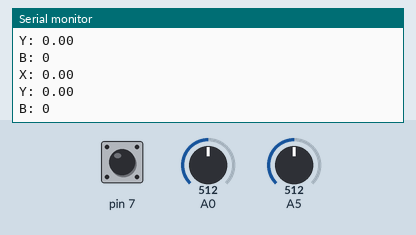
The sketch below on a simulated Arduino Uno, built with avr-gcc and run on an emulated ATmega328P. On the bench: the last lines printed to the serial monitor. Inputs (shaded band) come from the test bench; at power-on: A0 = 512, A5 = 512, pin 7 HIGH.

Above: at 1.2 s.
1.3 s: A0 set to 716
At 1.4 s:
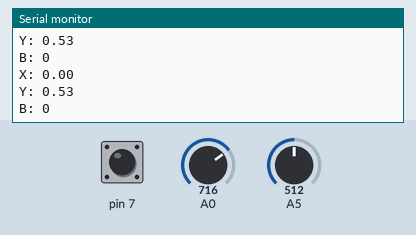
2.8 s: A5 set to 716
At 2.84 s:
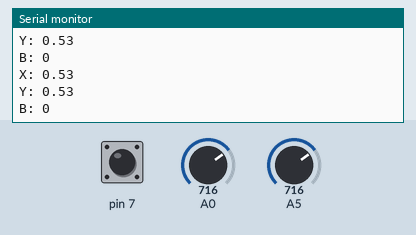
4.3 s: pin 7 pulled LOW for 0.15 s
At 4.38 s:
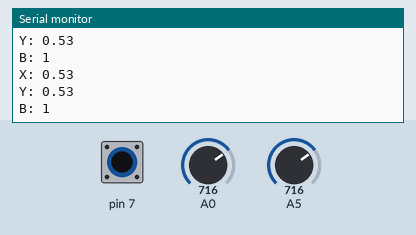
5.9 s: A0 set to 900
At 5.92 s:
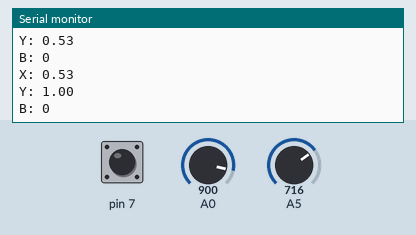
7.4 s: A5 set to 900
At 7.46 s:
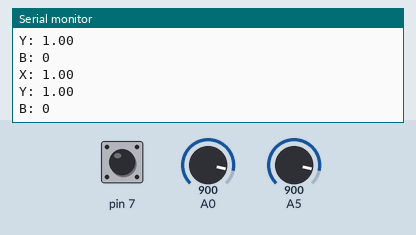
Timing chart, 0 to 9.9 s (numbered marks = the images above; inputs shaded):
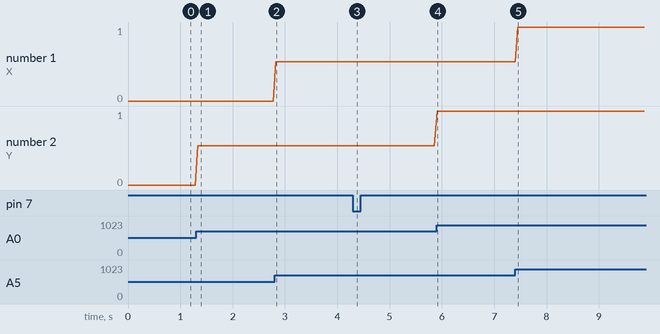

The sketch:

Joystick.ino
```cpp
#include "SimpleJoystick.h"

PushJoystick* stick;

void setup() {
  stick = new PushJoystick(5, 0, 7);
  stick->Calibrate();

  Serial.begin(115200);
  Serial.println("-------Starting Joystick Serial Terminal-------");
}

void loop() {

  Serial.print("\nX: ");
  Serial.println(stick->GetX());
  Serial.print("Y: ");
  Serial.println(stick->GetY());
  Serial.print("B: ");
  Serial.println(stick->GetSwitch());;

  delay(50);
}
```

SimpleJoystick.cpp
```cpp
#include "SimpleJoystick.h"

Joystick::Joystick(uint32_t xIn, uint32_t yIn) {
  kXIn = xIn;
  kYIn = yIn;

  centerX = analogRead(kXIn);
  centerY = analogRead(kYIn);
}

void Joystick::Calibrate() {
  centerX = GetRawX();
  centerY = GetRawY();
}

float Joystick::GetX() {
  float toReturn = GetRawX(); //Initial cast of raw to float

  //-----------------------------------<MIN/MAX_CHECK>-----------------------------------//
  if (toReturn > kMaxX) { //If we have found a new max
    kMaxX = toReturn; //Change the recorded max
  }
  if (toReturn < kMinX) { //If we have found a new min
    kMinX = toReturn; //Change the recorded min
  }
  //---------------------------------<END MIN/MAX_CHECK>---------------------------------//

  //-----------------------------------<CAST_TO_RANGE>-----------------------------------//
  if (toReturn < centerX) { //If in the negative sector
    toReturn = fMap(toReturn, kMinX, centerX, -1, 0);
    //Cast the raw data [kMinX, centerX] to the expected range [-1, 0]
  }
  else { //Otherwise (if in the positive sector)
    toReturn = fMap(toReturn, centerX, kMaxX, 0, 1);
    //Map the raw data [centerX, kMaxX] to the expected range [0, 1]
  }
  //---------------------------------<END CAST_TO_RANGE>---------------------------------//

  return toReturn;
}

float Joystick::GetY() {
 float toReturn = GetRawY(); //Initial cast of raw to float

  //-----------------------------------<MIN/MAX_CHECK>-----------------------------------//
  if (toReturn > kMaxY) { //If we have found a new max
    kMaxY = toReturn; //Change the recorded max
  }
  if (toReturn < kMinY) { //If we have found a new min
    kMinY = toReturn; //Change the recorded min
  }
  //---------------------------------<END MIN/MAX_CHECK>---------------------------------//

  //-----------------------------------<CAST_TO_RANGE>-----------------------------------//
  if (toReturn < centerY) { //If in the negative sector
    toReturn = fMap(toReturn, kMinY, centerY, -1, 0);
    //Cast the raw data [kMinY, centerY] to the expected range [-1, 0]
  }
  else { //Otherwise (if in the positive sector)
    toReturn = fMap(toReturn, centerY, kMaxY, 0, 1);
    //Map the raw data [centerY, kMaxY] to the expected range [0, 1]
  }
  //---------------------------------<END CAST_TO_RANGE>---------------------------------//

  return toReturn;
}

PushJoystick::PushJoystick(uint32_t xIn, uint32_t yIn, uint32_t btnIn){
  stick = new Joystick(xIn, yIn);
  kBtnIn = btnIn;
  pinMode(kBtnIn, INPUT_PULLUP);
}

bool PushJoystick::GetSwitch(){
  return !bool(digitalRead(kBtnIn));
}
```

SimpleJoystick.h
```cpp
#include "Arduino.h"

#ifndef  SIMPLE_JOYSTICK_H_
#define  SIMPLE_JOYSTICK_H_

class Joystick {
  public:
    Joystick(uint32_t xIn, uint32_t yIn);

    void Calibrate();

    float GetX();
    float GetY();

  private:
    uint16_t GetRawX();
    uint16_t GetRawY();

    double fMap(double src, double fromLow, double fromHigh, double toLow, double toHigh);

    uint32_t kXIn;
    uint32_t kYIn;

    uint16_t centerX;
    uint16_t centerY;

    uint16_t kMaxX = 900;
    uint16_t kMinX = 0;
    uint16_t kMaxY = 900;
    uint16_t kMinY = 0;
};

class PushJoystick {
  public:
    PushJoystick(uint32_t xIn, uint32_t yIn, uint32_t btnIn);

    void Calibrate();

    float GetX();
    float GetY();
    bool GetSwitch();

  private:
    Joystick* stick;
    uint32_t kBtnIn;
};

#endif //SIMPLE_JOYSTICK_H_
```

SimpleJoystickUtils.cpp
```cpp
#include "SimpleJoystick.h"

uint16_t Joystick::GetRawX() {
  return analogRead(kXIn);
}

uint16_t Joystick::GetRawY() {
  return analogRead(kYIn);
}

double Joystick::fMap(double src, double fromLow, double fromHigh, double toLow, double toHigh) {
  //Find the place of <src> in the range (remove the floor and divide the
  //    remainder by the size of the range) and saves it to <src>
  src = (src - fromLow) / (fromHigh - fromLow);

  //Multiply that <src> value over the output range to find the delta from
  //    the min value, add that delta to the low point in the cast range
  return toLow + src * (toHigh - toLow);
}

void PushJoystick::Calibrate(){
  stick->Calibrate();
}

float PushJoystick::GetX(){
  return stick->GetX();
}

float PushJoystick::GetY(){
  return stick->GetY();
}
```

Measured:
- after the input at 1.3 s, the serial monitor: prints a new line at once (image 1)
- after the input at 2.8 s, the serial monitor: prints a new line at once (image 2)
- after the input at 4.3 s, the serial monitor: prints a new line at once (image 3)
- after the input at 5.9 s, the serial monitor: prints a new line at once (image 4)
- after the input at 7.4 s, the serial monitor: prints a new line after 0.05 s (image 5)
- plotted number 2: 0 → 0.53 after the input at 1.3 s
